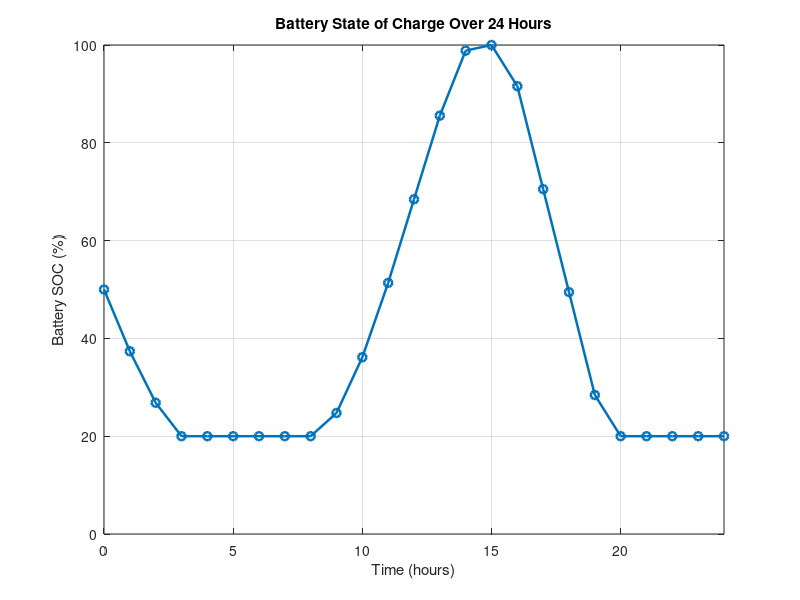
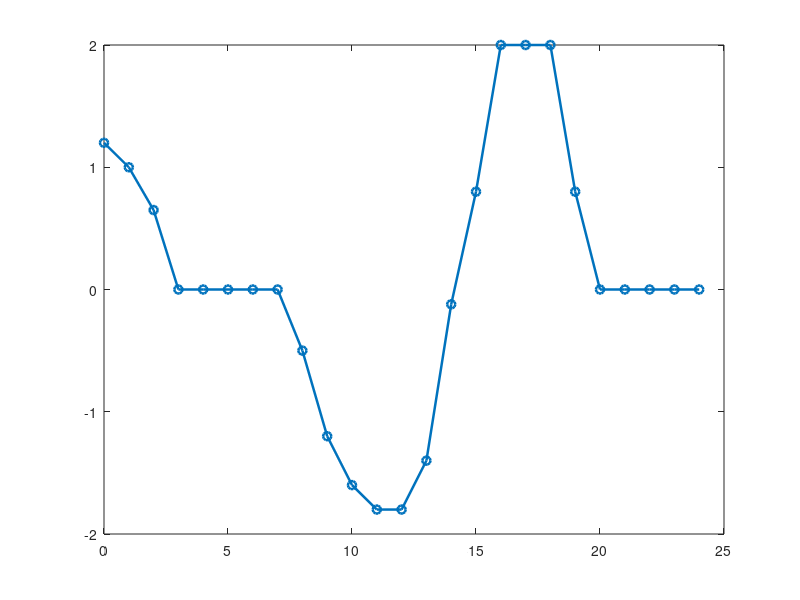

The MATLAB script that drew these images, in order: (Note: this script raises an error after producing the figures.)

%% Step 5: Battery Energy Storage Simulation
% Project: Intelligent Energy Management System
% Purpose: Simulate battery charging and discharging over 24 hours

clear;
clc;
close all;

%% 1. Time and Input Profiles
time = 0:1:24;
dt = 1;  % Time step in hours

solar_power = [ ...
    0 0 0 0 0 0.2 0.8 1.8 3.0 4.0 ...
    4.6 5.0 4.8 4.2 3.2 2.0 0.8 0.2 0 0 ...
    0 0 0 0 0];

load_power = [ ...
    1.2 1.0 0.9 0.8 0.8 1.0 1.5 2.0 2.5 2.8 ...
    3.0 3.2 3.0 2.8 2.7 2.8 3.2 3.8 4.0 3.5 ...
    3.0 2.5 2.0 1.5 1.3];

%% 2. Battery Parameters
battery_capacity = 10;      % kWh
initial_SOC = 50;           % %
minimum_SOC = 20;            % %
maximum_SOC = 100;           % %

maximum_charge_power = 2;    % kW
maximum_discharge_power = 2; % kW

charge_efficiency = 0.95;
discharge_efficiency = 0.95;

%% 3. Initialize Variables
N = length(time);

SOC = zeros(1, N);
battery_power = zeros(1, N);
grid_power = zeros(1, N);

SOC(1) = initial_SOC;

%% 4. Battery Energy Management
for k = 1:N-1

    % Positive balance means surplus solar power.
    power_balance = solar_power(k) - load_power(k);

    % Available battery energy and charging headroom.
    available_energy = max( ...
        (SOC(k) - minimum_SOC) / 100 * battery_capacity, 0);

    available_headroom = max( ...
        (maximum_SOC - SOC(k)) / 100 * battery_capacity, 0);

    if power_balance > 0

        % Charge the battery using surplus solar power.
        charge_power = min([ ...
            power_balance, ...
            maximum_charge_power, ...
            available_headroom / (charge_efficiency * dt)]);

        battery_power(k) = -charge_power;

        stored_energy = charge_power * charge_efficiency * dt;

        SOC(k+1) = SOC(k) + ...
            (stored_energy / battery_capacity) * 100;

    else

        % Discharge the battery to help meet the load.
        requested_power = min(-power_balance, maximum_discharge_power);

        discharge_power = min([ ...
            requested_power, ...
            available_energy * discharge_efficiency / dt]);

        battery_power(k) = discharge_power;

        removed_energy = discharge_power / discharge_efficiency * dt;

        SOC(k+1) = SOC(k) - ...
            (removed_energy / battery_capacity) * 100;

    end

    % Remaining power is imported from the utility grid.
    grid_power(k) = max( ...
        load_power(k) - solar_power(k) - battery_power(k), 0);

end

% Calculate grid power for the final time sample.
grid_power(N) = max( ...
    load_power(N) - solar_power(N) - battery_power(N), 0);

%% 5. Display Results
fprintf('Battery Simulation Completed Successfully!\n');
fprintf('-----------------------------------------\n');

fprintf('Initial battery SOC: %.2f%%\n', SOC(1));
fprintf('Final battery SOC: %.2f%%\n', SOC(N));
fprintf('Minimum simulated SOC: %.2f%%\n', min(SOC));
fprintf('Maximum simulated SOC: %.2f%%\n', max(SOC));
fprintf('Maximum grid import: %.2f kW\n', max(grid_power));

%% 6. Plot Battery SOC
figure;

plot(time, SOC, '-o', 'LineWidth', 1.8);

xlabel('Time (hours)');
ylabel('Battery SOC (%)');
title('Battery State of Charge Over 24 Hours');

grid on;
xlim([0 24]);
ylim([0 100]);

%% 7. Plot Battery Power
figure;

plot(time, battery_power, '-o', 'LineWidth', 1.8);

hold on;
yline(0, '--k');

xlabel('Time (hours)');
ylabel('Battery Power (kW)');
title('Battery Charging and Discharging');

legend('Battery Power', 'Zero Power', 'Location', 'best');
grid on;
xlim([0 24]);

hold off;

%% 8. Plot Grid Import
figure;

plot(time, grid_power, '-o', 'LineWidth', 1.8);

xlabel('Time (hours)');
ylabel('Grid Import Power (kW)');
title('Utility Grid Power Import');

grid on;
xlim([0 24]);

fprintf('\nAll three battery simulation plots generated.\n');
